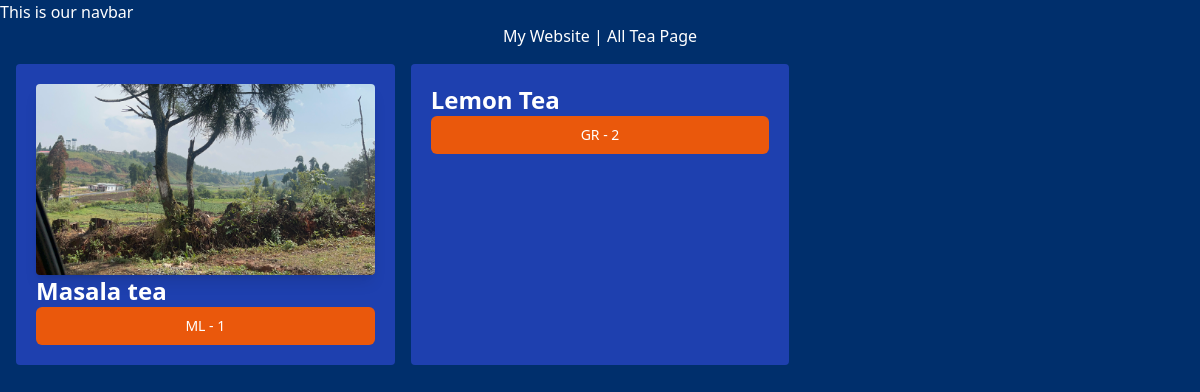
The app's page /chai/, older data.
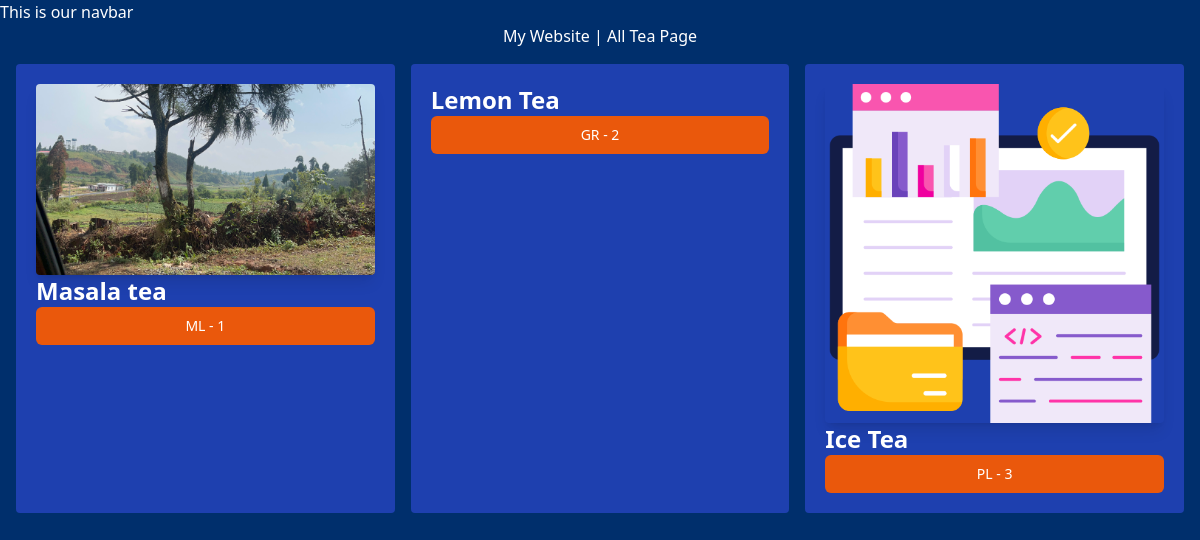
The same page, newer data.
### chai/models.py (models this page shows, shortened)
class ChaiVarity(models.Model):
    CHAI_TYPE_CHOICE = [
        ('ML', 'MASALA'),
        ('GR', 'GINGER'),
        ('KL', 'KIWI'),
        ('PL', 'PLAIN'),
        ('EL', 'ELACHI'),
    ]
    name = models.CharField(max_length=100)
    image = models.ImageField(upload_to='chais/')
    date_added = models.DateTimeField(default=timezone.now)
    type = models.CharField(max_length=2, choices=CHAI_TYPE_CHOICE)
    description = models.TextField(default='')
    price=models.CharField(max_length=2, default='')

### chai/views.py (the view)
# urls.py: path('', views.all_chai, name='all_tea'),
def all_chai(request):
    chais = ChaiVarity.objects.all()
    return render(request, 'chai/all_chai.html', {'chais': chais})

### chai/templates/chai/all_chai.html (shortened to what this page needs)
{% extends "layout.html" %}
{% block content %}
<h1>My Website | All Tea Page</h1>
<div class="grid grid-cols-3 gap-4 m-4">
{% for chai in chais %}
    <div class="bg-blue-800 p-5 rounded">
        <img class="rounded shadow-lg" src="{{chai.image.url}}" alt="">
        <h3 class="text-2xl font-bold">{{chai.name}}</h3>
        <a href="{% url 'chai_detail' chai.id %}">
            <button type="button"
            class="inline-flex items-center w-[100%] justify-center px-4 py-2 border border-transparent text-sm font-medium rounded-md text-white bg-orange-600 hover:bg-orange-700 focus:outline-none focus:ring-2 focus:ring-offset-2 focus:ring-orange-500">
                {{chai.type}} - {{chai.id}}
            </button>
        </a>
    </div>
{% endfor %}
</div>
{% endblock %}

### templates/layout.html (shortened to what this page needs)
{% load static tailwind_tags %}
{% load static %}
<!DOCTYPE html>
<html lang="en">
<head>
    <link rel="stylesheet" href="{% static 'home.css' %}" />
	{% tailwind_css %}
</head>
<body>
    <nav>This is our navbar</nav>
    {% block content %}{% endblock %}
</body>
</html>

### static/home.css (style rules this page uses)
body { background-color: rgb(0, 47, 108); color: rgb(255, 255, 255); }
h1 { text-align: center; font-size: 2em; }

Row changes from the older to the newer data that the page shows:
added ChaiVarity: image (picture), name "Ice Tea", type "PL", id "3"
